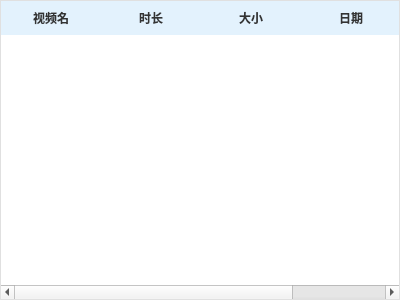
<?xml version="1.0" encoding="UTF-8"?>
<ui version="4.0">
 <class>RecorderOutputListWidget</class>
 <widget class="QWidget" name="RecorderOutputListWidget">
  <property name="geometry">
   <rect>
    <x>0</x>
    <y>0</y>
    <width>400</width>
    <height>300</height>
   </rect>
  </property>
  <layout class="QVBoxLayout" name="listLayout">
   <property name="leftMargin">
    <number>0</number>
   </property>
   <property name="topMargin">
    <number>0</number>
   </property>
   <property name="rightMargin">
    <number>0</number>
   </property>
   <property name="bottomMargin">
    <number>0</number>
   </property>
   <item>
    <widget class="QTableWidget" name="outputTable">
     <property name="styleSheet">
      <string>QTableWidget { border: 1px solid #E0E0E0; gridline-color: #F0F0F0; }
QHeaderView::section { background: #E3F2FD; padding: 6px; border: none; font-weight: bold; color: #333; text-align: center; }</string>
     </property>
     <property name="alternatingRowColors">
      <bool>true</bool>
     </property>
     <property name="selectionMode">
      <enum>QAbstractItemView::SingleSelection</enum>
     </property>
     <property name="selectionBehavior">
      <enum>QAbstractItemView::SelectRows</enum>
     </property>
     <property name="showGrid">
      <bool>false</bool>
     </property>
     <property name="columnCount">
      <number>4</number>
     </property>
     <attribute name="horizontalHeaderStretchLastSection">
      <bool>true</bool>
     </attribute>
     <attribute name="verticalHeaderVisible">
      <bool>false</bool>
     </attribute>
     <column>
      <property name="text">
       <string>视频名</string>
      </property>
      <property name="textAlignment">
       <set>AlignCenter</set>
      </property>
     </column>
     <column>
      <property name="text">
       <string>时长</string>
      </property>
      <property name="textAlignment">
       <set>AlignCenter</set>
      </property>
     </column>
     <column>
      <property name="text">
       <string>大小</string>
      </property>
      <property name="textAlignment">
       <set>AlignCenter</set>
      </property>
     </column>
     <column>
      <property name="text">
       <string>日期</string>
      </property>
      <property name="textAlignment">
       <set>AlignCenter</set>
      </property>
     </column>
    </widget>
   </item>
  </layout>
 </widget>
 <resources/>
 <connections/>
</ui>
